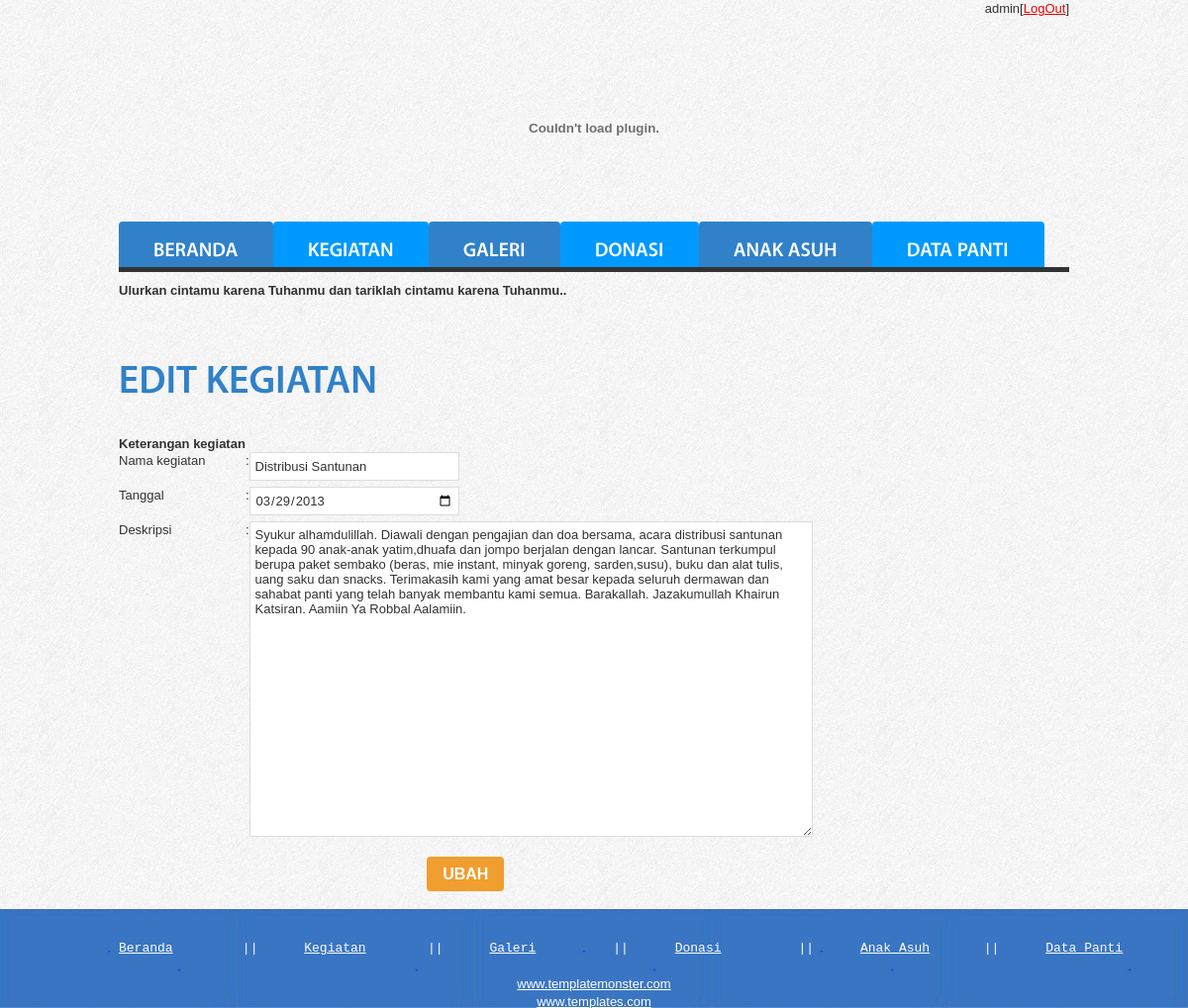
The page /index-admin.php?menu=edit-kegiatan&kegiatan=KG00001 (signed in) on the database its author committed.
### tables this page shows
CREATE TABLE IF NOT EXISTS `kegiatan` (
  `id_admin` char(7) DEFAULT NULL,
  `id_kegiatan` char(7) NOT NULL DEFAULT '',
  `nama_kegiatan` text,
  `tgl_kegiatan` date DEFAULT NULL,
  `deskripsi_kegiatan` text,
  PRIMARY KEY (`id_kegiatan`),
  KEY `fk_penanggungjawab` (`id_admin`)
);

### update-kegiatan.php (the view, shortened to what this page needs)
<?php
	$id_kegiatan=$_GET['kegiatan'];
	$kegiatan=mysql_query("select * from kegiatan where id_kegiatan='$id_kegiatan'");
	$datakegiatan=mysql_fetch_array($kegiatan);
?>
<html>
	<body>
		<h2>Edit Kegiatan</h2>
		<form name="" method="POST" action="kd-update-kegiatan.php?kegiatan=<?php echo $datakegiatan['id_kegiatan'];?>">
		<table>
			<tr>
				<td><strong>Keterangan kegiatan</strong></td>
			</tr>
			<tr>
				<td>Nama kegiatan</td>
				<td>:</td>
				<td><input type="text" name="nama" class="input" value="<?php echo $datakegiatan['nama_kegiatan'];?>"></td>
			</tr>
			<tr>
				<td>Tanggal</td>
				<td>:</td>
				<td><input type="date" name="tgl" id="datepicker" class="input"value="<?php echo $datakegiatan['tgl_kegiatan'];?>"/></td>
			</tr>
			<tr>
				<td>Deskripsi</td>
				<td>:</td>
				<td><label><textarea name="deskripsi" id="" class="textarea"><?php echo $datakegiatan['deskripsi_kegiatan'];?></textarea></label></td>
			</tr>
			<tr>
				<td colspan="3" align="center"><input type="submit" name="simpan" value="Ubah" class="button"></td>
			</tr>
		</table>
		</form>
	</body>
</html>

### css/style2.css (style rules this page uses)
body { background:url(../images/bg.jpg) top center repeat;border:0;font:13px Arial, Helvetica, sans-serif;color:#323232;line-height:17px }
body, html { height:100% }
h2 { font-size:40px;text-transform:uppercase;font-weight:600;color:#3081c8;line-height:45px;padding:2px 0 33px 0 }
#content .input { float:left;margin-right:10px;width:200px;height:17px;border:1px solid #dcdcdc;background:#fff;padding:5px;margin-bottom:6px;color:#323232;font:13px Arial, Helvetica, sans-serif }
#content .textarea { overflow:auto;width:557px;height:307px;border:1px solid #dcdcdc;background:#fff;padding:5px;margin-bottom:16px;color:#323232;font:13px Arial, Helvetica, sans-serif }
.data tr, td { border-collapse:collapse; border:1px solid black; }
.button { display:inline-block;font-size:16px;color:#fff;background:#f09e2f;line-height:35px;padding:0 16px;border-radius:4px;-moz-border-radius:4px;-webkit-border-radius:4px;behavior:url(js/PIE.htc);position:relative;font-weight:600;text-decoration:none;text-transform:uppercase }

### rows shown on the page
kegiatan: nama "Distribusi Santunan", deskripsi "Syukur alhamdulillah. Diawali dengan pengajian dan doa bersama, acara distribusi santunan kepada 90 anak-anak yatim,dhuafa dan jompo berjalan dengan lancar. Santunan terkumpul berupa paket sembako (beras, mie instant, minyak goreng, sarden,susu), buku dan alat tulis, uang saku dan snacks. Terimakasih kami yang amat besar kepada seluruh dermawan dan sahabat panti yang telah banyak membantu kami semua. Barakallah. Jazakumullah Khairun Katsiran. Aamiin Ya Robbal Aalamiin."

### other values the page prints
$_SESSION['nama_admin'] "admin"
